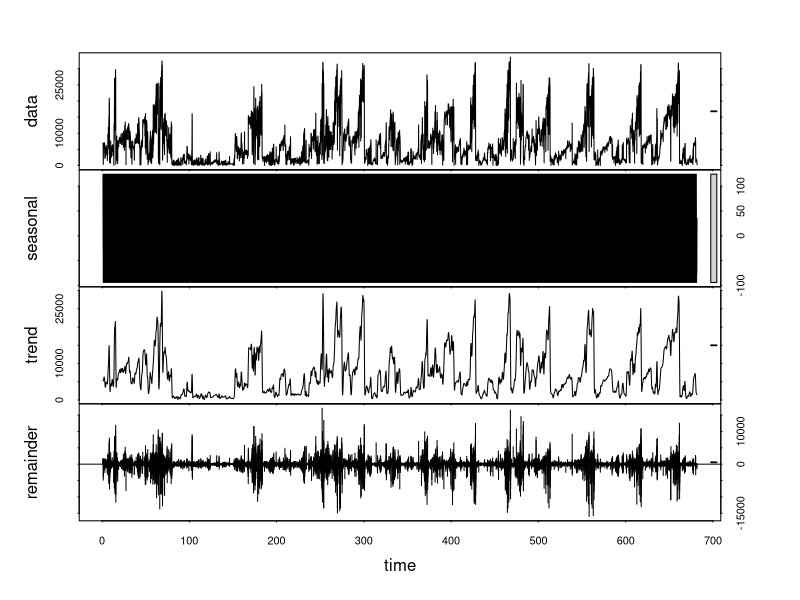
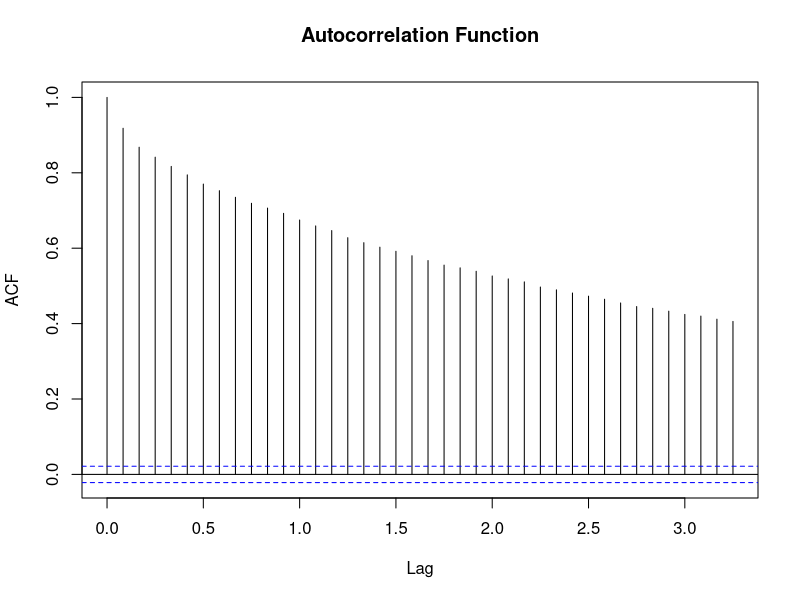
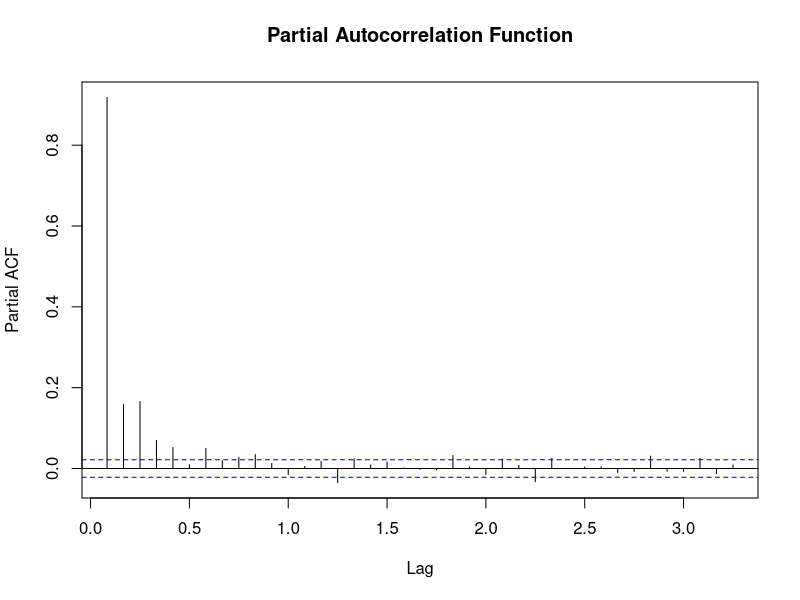
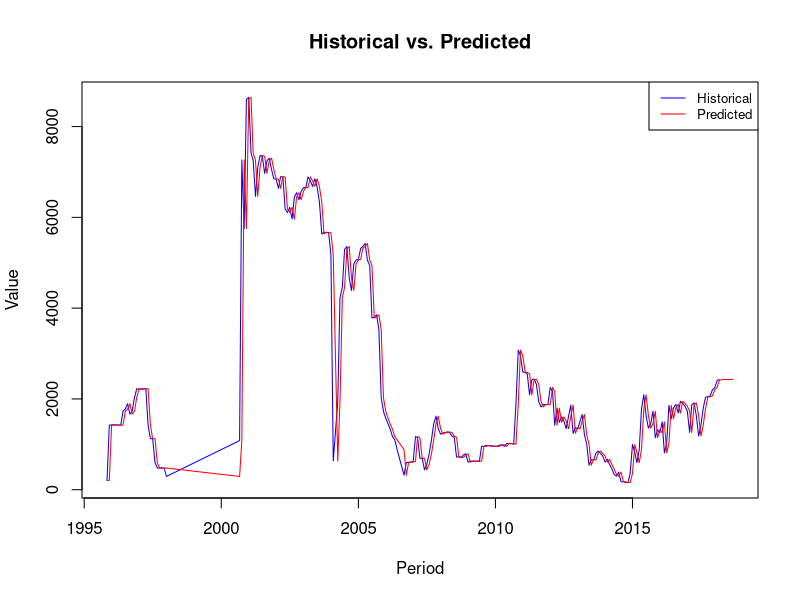

Write R code to recreate these figures, in order.
## ---- chunk 1


# installing required R packages.


# Install necessary packages
# install.packages("rmarkdown")
# install.packages("tidyverse")
# install.packages("dplyr")
# install.packages("forecast")
# install.packages("ggplot2")
# install.packages("zoo")

 
## ---- chunk 2
library(rmarkdown)

# Reading the CSV file
data <- read.csv("test.csv")
data <- data[, -1]

# Displaying the first few rows of the data
head(data)



## ---- chunk 3
# Load necessary libraries for visualizations to understand data better
library(tidyverse)
library(forecast)
library(lubridate)
library(ggplot2)
library(tseries)


data_viz <- data
data_viz$period <- ymd(data_viz$period)  # ensure 'period' is in the correct date format

# Creating time series object
oil_ts_viz <- ts(data_viz$oil, frequency = 12)  # adjust frequency based on the known seasonality

# Seasonal decomposition
decomposed_viz <- stl(oil_ts_viz, s.window = "periodic")
plot(decomposed_viz)

# ACF and PACF plots
acf(oil_ts_viz, main = "Autocorrelation Function")
pacf(oil_ts_viz, main = "Partial Autocorrelation Function")

# Augmented Dickey-Fuller Test for stationarity
adf_test <- adf.test(oil_ts_viz, alternative = "stationary")
print(paste("ADF Test p-value:", adf_test$p.value))

# Plotting first difference to achieve stationarity
diff_oil_viz <- diff(oil_ts_viz)
data_diff_viz <- data[-1,]  # removing the first row because differencing reduces the length by 1
data_diff_viz$diff_oil_viz <- diff_oil_viz  # add differenced data to the dataframe


## ---- chunk 4
# Loading necessary libraries
library(tidyverse)

# Converting the 'period' column to a Date format
data$period <- as.Date(data$period, format = "%d-%m-%Y")

# Aggregating data by period and well_name
aggregated_data <- data %>%
  group_by(period, well_name) %>%
  summarize_all(sum) %>%
  ungroup()

# Reshaping the data frame to have well names as columns and date (period) as rows
series <- aggregated_data %>%
  pivot_wider(names_from = well_name, values_from = c(oil, gas_total),
              names_sep = "_")

head(series)

# This code chunk loads the "tidyverse" library for data manipulation, converts the 'period' column to a Date format, aggregates data by 'period' and 'well_name', and reshapes the dataframe to have well names as columns and dates as rows. This restructuring facilitates easier analysis and visualization of the data, providing a concise summary of oil and gas production over time for each well.

## ---- chunk 5
library(dplyr)

# Grouping data by well_name
well_data <- data %>%
  group_by(well_name) %>%
  summarize(
    avg_gas_to_oil_ratio = mean(gas_total / oil),
    months_of_production = n_distinct(period),
    initial_oil_production_date = min(period),
    avg_monthly_decline_rate_gas = (last(gas_total) - first(gas_total)) / months_of_production
  )

# Printing the resulting data frame
well_data

# This code chunk utilizes the "dplyr" library to group the data by 'well_name' and calculate several summary statistics. Specifically, it computes the average gas-to-oil ratio, the total number of months of production, the initial oil production date, and the average monthly decline rate of gas production for each well. The resulting dataframe, 'well_data', provides valuable insights into the production characteristics of each well, facilitating informed decision-making and resource management

## ---- chunk 6
library(dplyr)
unwanted_well_data <- well_data %>%
  filter(months_of_production < 24 | avg_gas_to_oil_ratio <= 0)

unwanted_well_data

# This code chunk employs the "dplyr" library to filter out unwanted well data based on given requirement.selecting wells with either less than 24 months of production or an average gas-to-oil ratio less than or equal to 0. The resulting dataframe, 'unwanted_well_data', provides a subset of wells that may require further investigation or action, such as optimization or reassessment, due to their production characteristics falling below certain thresholds or expectations.
## ---- chunk 7
# Filter out unwanted well names from the data sample
req_data <- data %>%
  filter(!(well_name %in% unwanted_well_data$well_name))

# Print the filtered data
#print(req_data)
head(req_data)

# This code chunk filters out unwanted well names from the original data sample based on the criteria defined in the previous step. It excludes wells that were identified as undesirable due to either having less than 24 months of production or an average gas-to-oil ratio less than or equal to 0. The resulting dataframe, 'req_data', contains a refined subset of wells that meet the specified criteria and are suitable for further analysis or modeling.

## ---- chunk 8
# Loading required libraries
library(dplyr)

# Converting the period column to Date format if it's not already
req_data$period <- as.Date(req_data$period)

# Creating a list to store dataframes
time_series_list <- list()

# Group the data by well_name and creating dataframes
unique_well_names <- unique(req_data$well_name)
for (well_name in unique_well_names) {
  # Subset data for the current well_name
  well_data <- req_data[req_data$well_name == well_name, ]
  
  # Create a dataframe for the current well_name
  well_df <- data.frame(period = well_data$period, oil_values = well_data$oil)
  print(sum(well_df$oil_values))
  # Append the dataframe to the time_series_list
  time_series_list[[well_name]] <- well_df
}

# View the structure of time_series_list
typeof(time_series_list)

# This code chunk begins by loading the "dplyr" library, which is used for data manipulation. It then converts the 'period' column to a Date format if it's not already in that format. Next, it initializes an empty list called 'time_series_list' to store dataframes.
# The code iterates over unique well names in the dataset and subsets the data for each well name. For each well name, it creates a dataframe containing the 'period' and 'oil_values' columns. The 'oil_values' represent the oil production values associated with each period for the respective well.After creating the dataframe for each well, it prints the sum of oil production values for each well, providing a summary of total oil production.Finally, it views the structure of the 'time_series_list' object, confirming that it is a list.Overall, this code processes the data for each well name, organizing it into separate dataframes stored within a list for further analysis or modeling.
## ---- chunk 9
# Modelling Part
library(forecast)
library(dplyr)

# Defining empty list to store validation results
validation_results <- list()

forecasts_list <- list()

# Looping over each well's time series data
for (i in 1:length(time_series_list)) {
  # Extract well_name and time_series
  
  df <- time_series_list[i]
  field_name = names(df)
  df = df[[field_name]]
  df <- df[order(df$period), ]
  
  df <- rownames_to_column(df, var = "index")
  
  period <- as.Date(df$period, format = "%Y-%m-%d")

  oil_values <- df$oil_values
  
  # Split the data into training and testing sets
  start_train <- period[1]  # Start of the time series
  end_train <-  period[length(period) - 6]  # 6 months before the end
  start_test <- period[length(period) - 5]  # Immediately after end_train
  end_test <- period[length(period)] # End of the time series
  
  train_indices <- which(period >= start_train & period <= end_train)
  test_indices <- which(period >= start_test & period <= end_test)
  
  train_data <- oil_values[train_indices]
  test_data <- oil_values[test_indices]
  
  # Fitting a forecast model (e.g., ARIMA) on the training data
  model <- auto.arima(train_data)

  # Making predictions on the testing data
  forecasts <- forecast(model, h = length(test_data))

  historical_data <- train_data
  prediction_dates <- seq(end_train + 1, end_test, by = "month")
  
  train_period <- period[train_indices]
  test_period <- period[test_indices]

  predictions_df <- data.frame(
    period = c(train_period, test_period),
    historical = c(historical_data, rep(NA, length(test_period))),
    predicted = c(fitted(forecasts), forecasts$mean)
    )
  forecasts_list[[field_name]] <- predictions_df

  # Excluding rows with NA values in either historical or predicted column
  predicted_df <- na.omit(predictions_df)
  
  # Calculating absolute percentage error for each row
  absolute_percentage_error <- abs((predicted_df$predicted - predicted_df$historical) / predicted_df$historical)
  
  # Weight each absolute percentage error by historical value
  weighted_absolute_percentage_error <- absolute_percentage_error * predicted_df$historical
  
  # Calculate the weighted mean absolute percentage error (WMAPE)
  wmape <- sum(weighted_absolute_percentage_error) / sum(predicted_df$historical) * 100
  cat("Weighted Mean Absolute Percentage Error (WMAPE) for ", field_name, ": ", wmape, "%\n", sep = "")

}

# 
# This code chunk begins by loading the "forecast" and "dplyr" libraries, which are essential for time series forecasting and data manipulation, respectively.It then defines an empty list, 'validation_results', to store the validation results for each well's time series data.Inside the loop that iterates over each well's time series data, the code extracts the dataframe for the current well and orders it by the 'period' column. It then preprocesses the data, splitting it into training and testing sets.The code fits a forecast model (e.g., ARIMA) on the training data and makes predictions on the testing data using the 'auto.arima()' and 'forecast()' functions, respectively.
#
# Next, we construct a dataframe, 'predictions_df', containing the historical and predicted oil production values, and adds it to the 'forecasts_list'.
# 
# The code calculates the Weighted Mean Absolute Percentage Error (WMAPE) for each well's predictions. This error metric quantifies the accuracy of the forecasted values compared to the actual values, weighted by the historical production levels.
# 
# Finally, i had printed the WMAPE for each well, providing insights into the forecast accuracy across different wells in the dataset. This analysis helps assess the performance of the forecasting models and identify areas for improvement in production forecasting strategies.
# 

## ---- chunk 10

plot_predicted_forecast <- function(list_df, field_name) {
  # Excluding NA values
  dataframe = list_df[field_name]
  dataframe <- dataframe[[field_name]]
  # dataframe <- na.omit(dataframe)
  # Extracting predicted and forecast values
  period <- dataframe$period
  historical <- dataframe$historical
  predicted <- dataframe$predicted
  
  print(historical)
  print(predicted)
  # Plotting historical values
  plot(period, historical, type = "l", col = "blue", xlab = "Period", ylab = "Value", main = "Historical vs. Predicted")
  
  # Adding predicted values to the plot
  lines(period, predicted, col = "red")
  
  # Adding legend
  legend("topright", legend = c("Historical", "Predicted"), col = c("blue", "red"), lty = 1, cex = 0.8)
  
}

plot_predicted_forecast(forecasts_list, "FIELD97D")


# This code chunk defines a function named 'plot_predicted_forecast' that generates a plot comparing historical and predicted oil production values for a specified well, identified by its field name.
# 
# Inside the function, it extracts the dataframe corresponding to the specified well from the 'forecasts_list'.
# 
# It then retrieves the 'period', 'historical', and 'predicted' values from the dataframe and plots the historical values as a blue line using the 'plot()' function.
# 
# Subsequently, it overlays the predicted values as a red line on the same plot using the 'lines()' function.
# 
# Additionally, it adds a legend to the plot to differentiate between historical and predicted values.
# 
# Finally, the function is called with the specified well's field name, generating a graphical representation of historical and predicted oil production trends for that well. This visualization aids in assessing the accuracy of the forecasting model and understanding production trends over time.
# 
